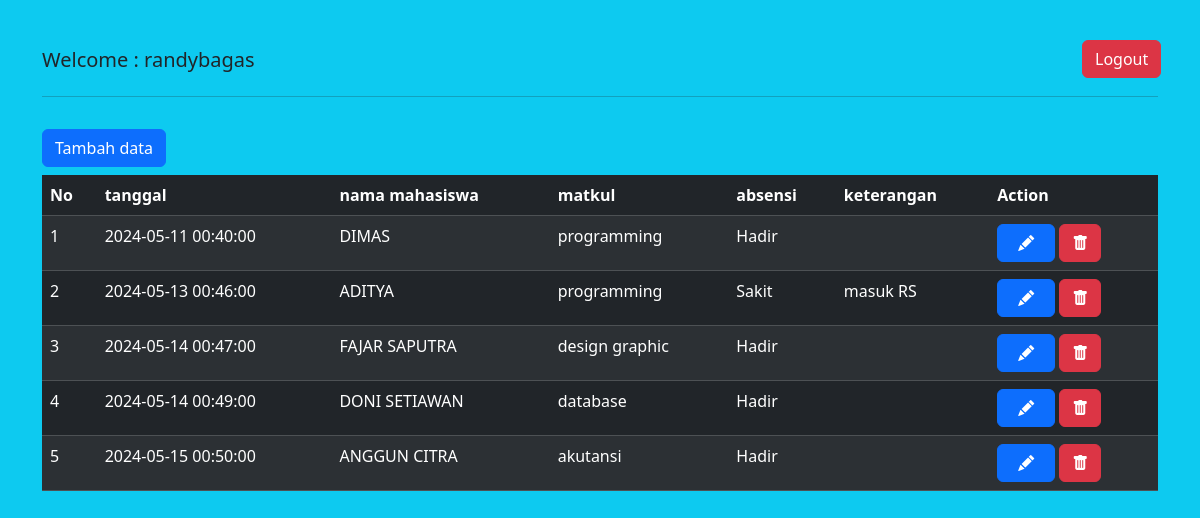
Page /admin/home.php (signed in) on the committed database.
### tables this page shows
CREATE TABLE `tst_absensi` (
  `idabsensi` int(11) NOT NULL,
  `tgl_absensi` datetime NOT NULL,
  `nm_mahasiswa` varchar(30) NOT NULL,
  `matkul` varchar(30) NOT NULL,
  `nm_dosen` varchar(30) NOT NULL,
  `absensi` int(2) NOT NULL,
  `keterangan` text NOT NULL,
  `createdby` varchar(30) NOT NULL
);

### admin/home.php (the view, shortened to what this page needs)
<?php
if (isset($_SESSION['userlogin'])) {
    require_once('../config/koneksidb.php');
?>
    <!DOCTYPE html>
    <html lang="en">
    <head>
        <link href="https://cdn.jsdelivr.net/npm/bootstrap@5.3.2/dist/css/bootstrap.min.css" rel="stylesheet">
        <link rel="stylesheet" href="../assets/style.css">
        <link rel="stylesheet" href="https://cdn.jsdelivr.net/npm/bootstrap-icons@1.11.2/font/bootstrap-icons.min.css">
    </head>
    <?php
    if (!isset($_GET['action'])) {
    ?>
        <body class="bg-info">
            <div class="container">
                <div class="row">
                    <div class="col-md-6 mt-5">
                        <h5 id="title">Welcome : <?php echo $_SESSION['loginname']; ?></h5>
                    </div>
                    <div class="col-md-6 text-right">
                        <a href="logout.php" class="btn btn-danger tombol">Logout</a>
                    </div>
                </div>
                <hr>
                <div class="row mt-3">
                    <div class="col-md-12">
                        <table class="table table-dark table-striped my-2">
                            <thead>
                                <a href="modul/add_absen.php" class="btn btn-primary mt-3">Tambah data</a>
                                <tr>
                                    <th>No</th>
                                    <th>tanggal</th>
                                    <th>nama mahasiswa</th>
                                    <th>matkul</th>
                                    <th>absensi</th>
                                    <th>keterangan</th>
                                    <th>Action</th>
                                </tr>
                            </thead>
                            <tbody>
                                <?php
                                $no = 1;
                                $statement_sql = $cn_mysql->prepare("SELECT * FROM tst_absensi");
                                $statement_sql->execute();
                                $result = $statement_sql->get_result();
                                while ($data = $result->fetch_assoc()) {
                                ?>
                                    <tr>
                                        <td><?php echo $no; ?></td>
                                        <td><?php echo $data['tgl_absensi']; ?></td>
                                        <td><?php echo strtoupper(ucwords(strtolower($data['nm_mahasiswa']))); ?></td>
                                        <td><?php echo $data['matkul']; ?></td>
                                        <td><?php
                                            if ($data['absensi'] == 1) {
                                                echo "Hadir";
                                            } elseif ($data['absensi'] == 2) {
                                                echo "Sakit";
                                            } elseif ($data['absensi'] == 0) {
                                                echo "Tidak Hadir";
                                            } else {
                                                echo "Status Absensi Tidak Diketahui";
                                            }
                                            ?>
                                        </td>
                                        <td><?php
                                            if ($data['absensi'] == 1) {
                                                echo "";
                                            } elseif ($data['absensi'] == 2) {
                                                echo $data['keterangan'];
                                            } elseif ($data['absensi'] == 0) {
                                                echo "alpha";
                                            } else {
                                                echo "Status Absensi Tidak Diketahui";
                                            }
                                            ?>
                                        </td>
                                        <td>
                                            <a href="modul/add_absen.php?edit_id=<?=$data['idabsensi'];?>" class="btn btn-primary" title="Ubah Data"><i class="bi bi-pencil-fill mx-2"></i></a>
                                            <a href="modul/prosesinput.php?action=delete&delete_id=<?=$data['idabsensi'];?>" class="btn btn-danger" title="Hapus Data"><i class="bi bi-trash-fill"></i></a>
                                        </td>
                                    </tr>
                                <?php
                                    $no++;
                                }
                                ?>
                            </tbody>
                        </table>
                    </div>
                </div>
            </div>
    <?php
    }
}else{
}
?>

### assets/style.css (style rules this page uses)
.tombol { margin-left: 470px; margin-top: 40px; }

### rows in the picture
tst_absensi: tgl_absensi "2024-05-11 00:40:00", nm_mahasiswa "DIMAS", matkul "programming", absensi "Hadir"
tst_absensi: tgl_absensi "2024-05-13 00:46:00", nm_mahasiswa "ADITYA", matkul "programming", absensi "Sakit", keterangan "masuk RS"
tst_absensi: tgl_absensi "2024-05-14 00:47:00", nm_mahasiswa "FAJAR SAPUTRA", matkul "design graphic", absensi "Hadir"
tst_absensi: tgl_absensi "2024-05-14 00:49:00", nm_mahasiswa "DONI SETIAWAN", matkul "database", absensi "Hadir"
tst_absensi: tgl_absensi "2024-05-15 00:50:00", nm_mahasiswa "ANGGUN CITRA", matkul "akutansi", absensi "Hadir"

### other values in the picture
$_SESSION['loginname'] "randybagas"
